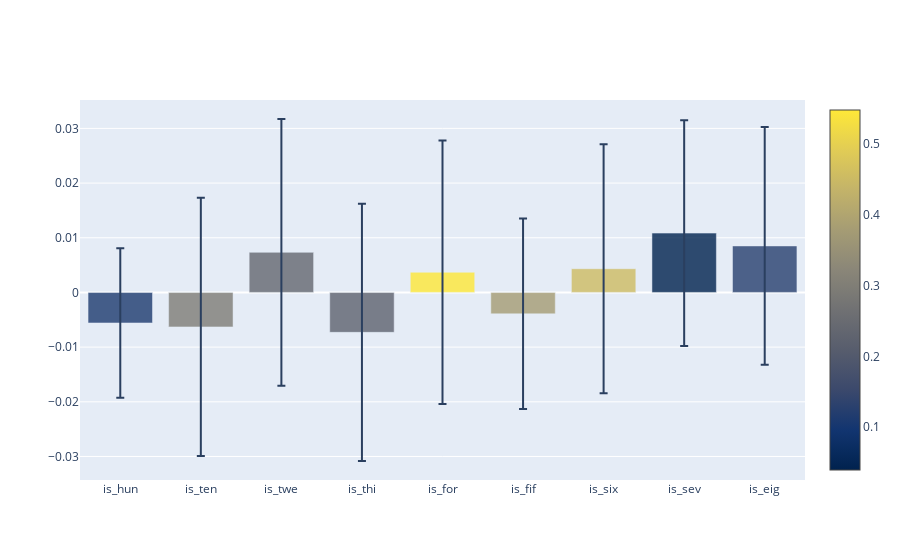

Notebook code for this chart:
### Code cell
plot_sig_results(mlm_results)

### Figure 1 — Plotly figure (JSON) as saved in the notebook; plotly's stock layout.template omitted (floating-point values rounded to 4 significant figures)
{"data": [{"error_y": {"array": [0.01368, 0.02363, 0.02439, 0.02353, 0.02412, 0.01742, 0.02279, 0.02063, 0.02174], "type": "data", "visible": true}, "marker": {"color": [0.1097, 0.2954, 0.2386, 0.2239, 0.5484, 0.3787, 0.4558, 0.03929, 0.1252], "colorscale": [[0, "#00224e"], [0.1111, "#123570"], [0.2222, "#3b496c"], [0.3333, "#575d6d"], [0.4444, "#707173"], [0.5556, "#8a8678"], [0.6667, "#a59c74"], [0.7778, "#c3b369"], [0.8889, "#e1cc55"], [1, "#fee838"]], "opacity": 0.8, "showscale": true}, "name": "Ratings_Score_Top_Coef", "type": "bar", "x": ["is_hun", "is_ten", "is_twe", "is_thi", "is_for", "is_fif", "is_six", "is_sev", "is_eig"], "y": [-0.005583, -0.006307, 0.007332, -0.0073, 0.003692, -0.003912, 0.004335, 0.01085, 0.008504]}], "layout": {}}
